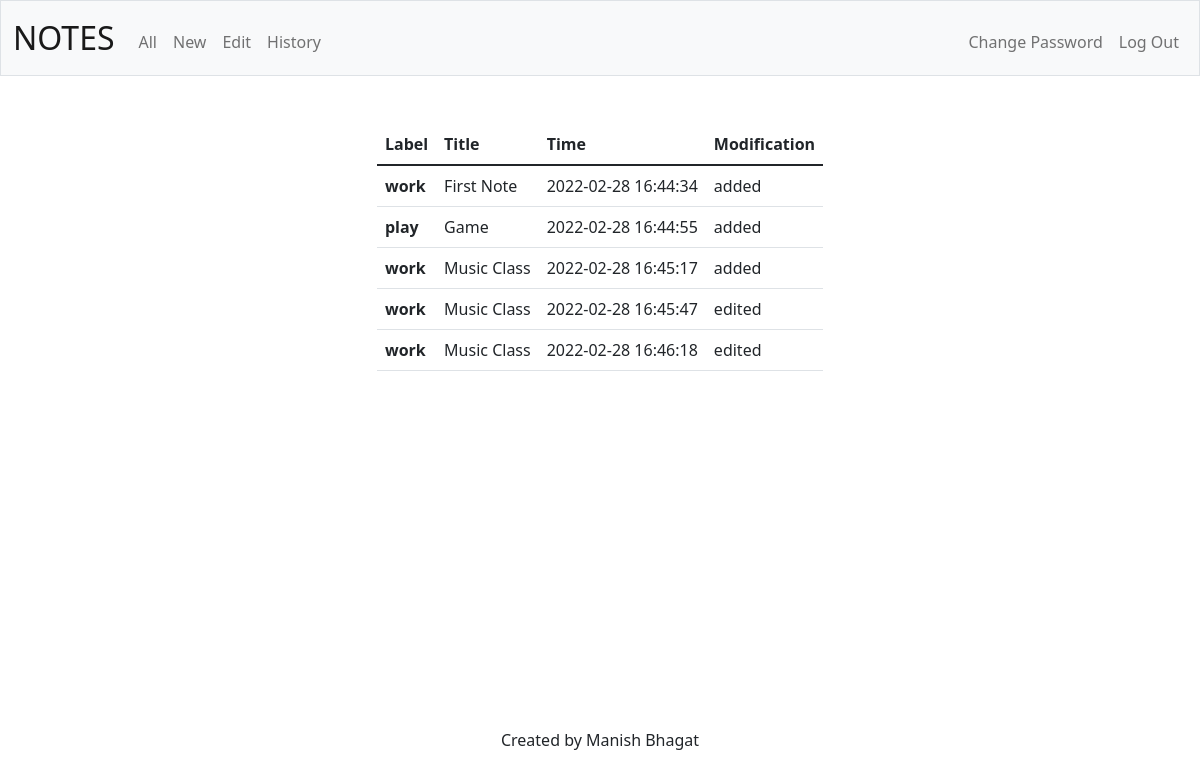
Page /history (signed in) on the earlier database version.
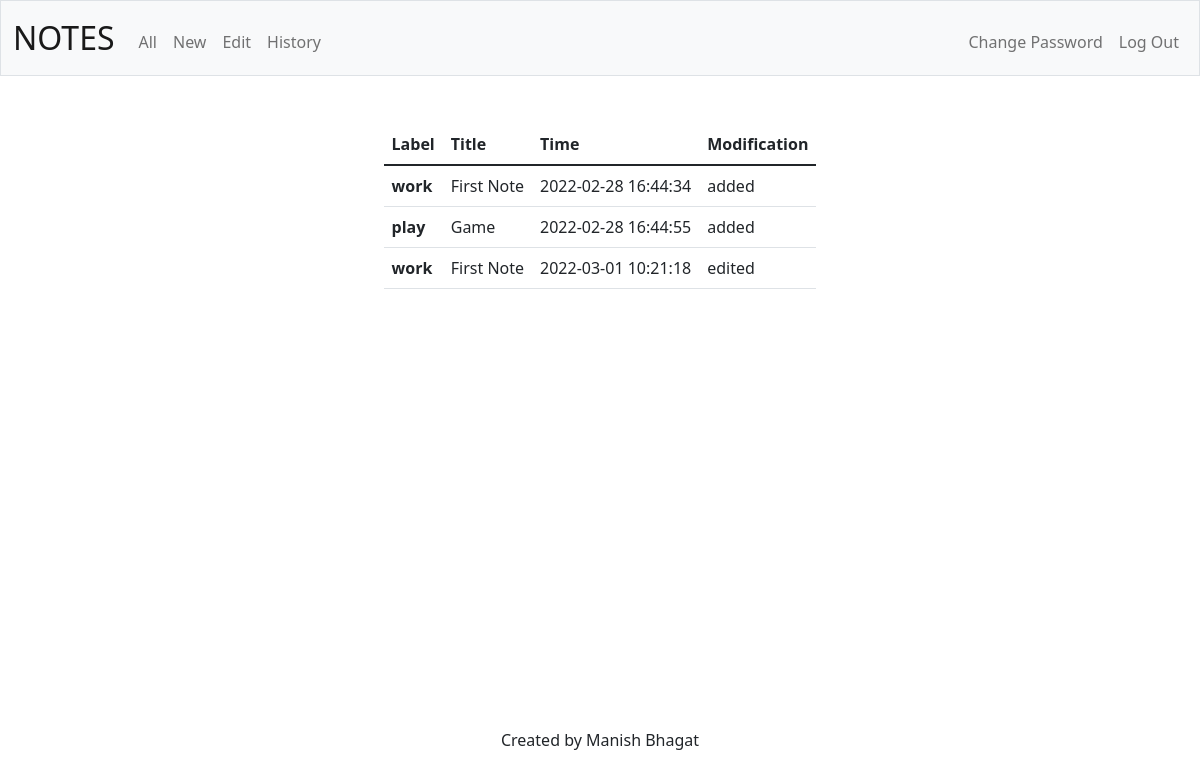
Same page on the later database version.
### tables this page shows
CREATE TABLE timeline(
note_id INTEGER NOT NULL,
user_id INTEGER NOT NULL,
time DATETIME DEFAULT CURRENT_TIMESTAMP, modification TEXT);

CREATE TABLE notes(
note_id INTEGER PRIMARY KEY AUTOINCREMENT,
user_id INTEGER NOT NULL,
title TEXT NOT NULL,
description TEXT NOT NULL,
label TEXT);

### app.py (the view)
@app.route("/history")
@login_required
def history():
    user_id = session["user_id"]
    rows = db.execute("SELECT label, title, time, modification FROM notes, timeline WHERE notes.note_id = TIMELINE.note_id AND notes.user_id = ?",user_id)
    return render_template("history.html", rows=rows)

### app.py (called while the page is built)
@app.after_request
def after_request(response):
    response.headers["Cache-Control"] = "no-cache, no-store, must-revalidate"
    response.headers["Expires"] = 0
    response.headers["Pragma"] = "no-cache"
    return response

### helpers.py (called while the page is built)
def login_required(f):
    @wraps(f)
    def decorated_function(*args, **kwargs):
        if session.get("user_id") is None:
            return redirect("/login")
        return f(*args, **kwargs)
    return decorated_function

### templates/history.html (shortened to what this page needs)
{% extends "layout.html" %}
{% block main %}
<div>
        <table class="table">
    <thead>
        <tr>
        <th scope="col">Label</th>
        <th scope="col">Title</th>
        <th scope="col">Time</th>
        <th scope="col">Modification</th>
        </tr>
    </thead>
    <tbody>
        {% for i in rows %}
            <tr>
                <th scope="row">{{ i["label"] }}</th>
                <td>{{ i["title"] }}</td>
                <td>{{ i["time"] }}</td>
                <td>{{ i["modification"] }}</td>
            </tr>
        {% endfor %}
    </tbody>
    </table>
</div>
{% endblock %}

Differences in the rows shown:
no longer on this page (row unchanged): timeline: label "work", title "Music Class", time "2022-02-28 16:45:17", modification "added"
no longer on this page (row unchanged): timeline: label "work", title "Music Class", time "2022-02-28 16:45:47", modification "edited"
no longer on this page (row unchanged): timeline: label "work", title "Music Class", time "2022-02-28 16:46:18", modification "edited"
added timeline: label "work", title "First Note", time "2022-03-01 10:21:18", modification "edited"
